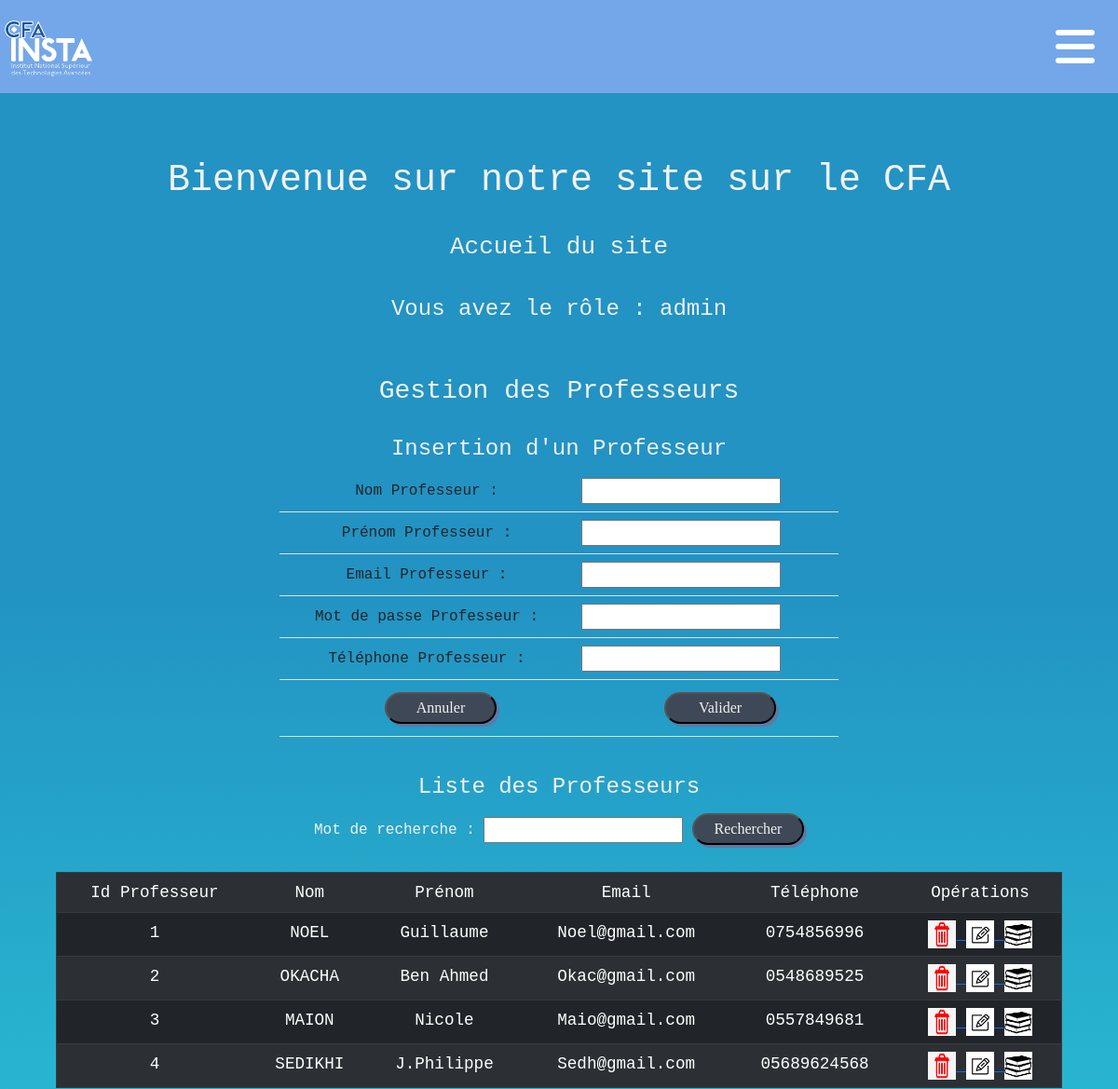
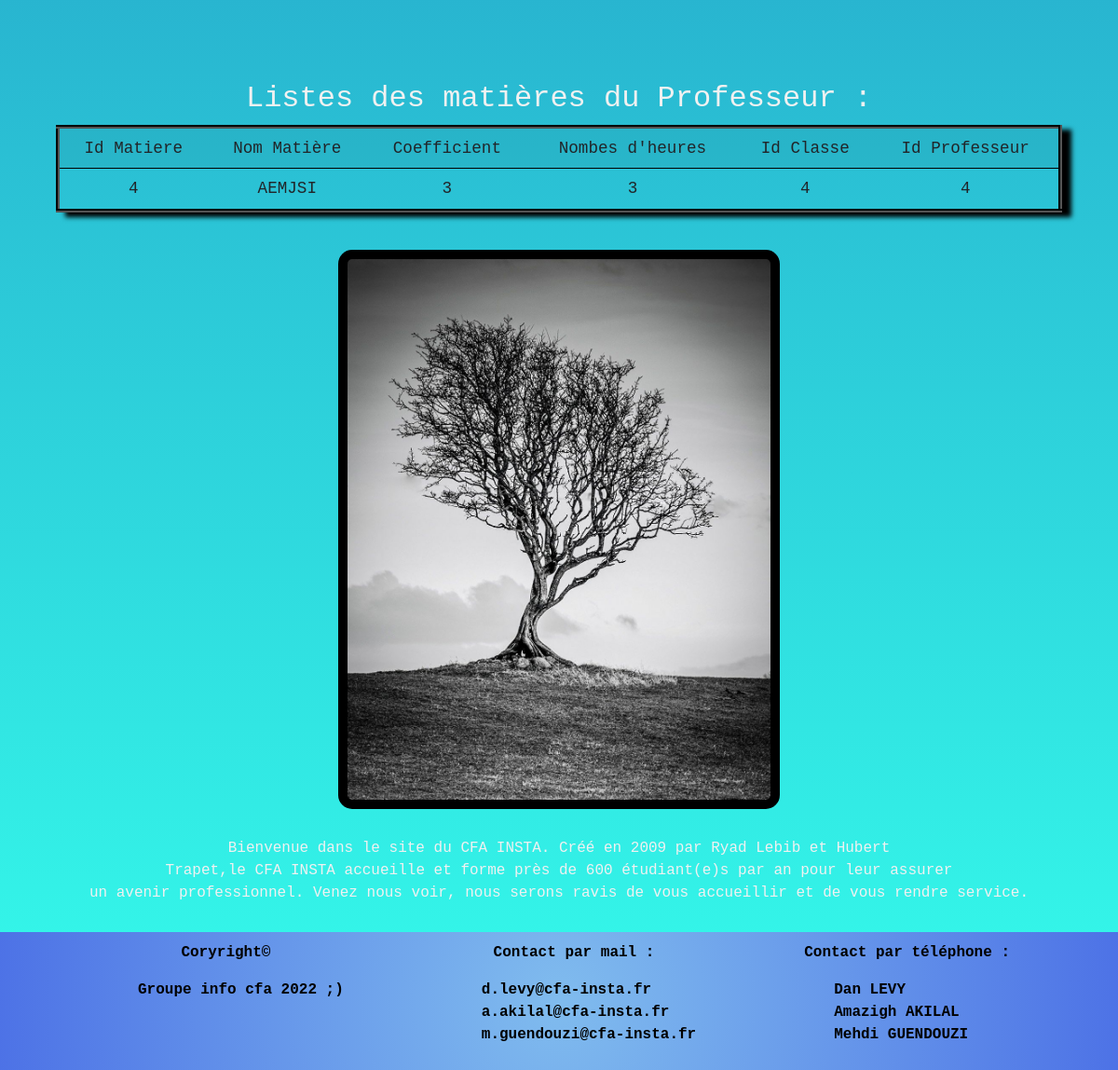
Page /home.php?page=1&action=matiere&idprofesseur=4 (signed in) on the committed database (2 pictures, top to bottom).
### tables this page shows
create table professeur(
    idprofesseur int(3) not null auto_increment,
    nom varchar(50) not null,
    prenom varchar(50) not null,
    email varchar(50) not null,
    mdp varchar(50) not null,
    tel varchar(50),
    primary key (idprofesseur)
);

create table matiere(
    idmatiere int(3) not null auto_increment,
    nomMatiere varchar(50) not null,
    coef int(2) not null,
    nbHeures int(3) not null,
    idclasse int(3) not null,
    idprofesseur int(3) not null,
    primary key (idmatiere),
    foreign key(idclasse) references classe(idclasse),
    foreign key(idprofesseur) references professeur(idprofesseur)
);

### fonctions/fonctions.php (called while the page is built, shortened)
<?php
     function connexion ()
     {
        $con = mysqli_connect("localhost", "root", "", "groupe_cfa_250");
         return $con;
     }
function selectAllProfesseurs (){
    $requete = "select * from professeur; ";
    $con = connexion();
    if ($con){
        $lesProfesseurs = mysqli_query($con, $requete);
    }
    else{
        return null;
    }
    return $lesProfesseurs;
}
function selectMatieresProfesseurs ($idprofesseur)
    {
        $requete = "select * from matiere where idprofesseur=".$idprofesseur;
        $con = connexion ();
        if ($con)
        {
            $lesMatieres = mysqli_query($con, $requete);
        }
        else
        {
           deconnexion($con);
        }
           return $lesMatieres;
    }
?>

### vues/vue_les_professeurs.php (the view, shortened to what this page needs)
<h4> Liste des Professeurs </h4>
<form method="post" action="">
    Mot de recherche :
    <input type="text" name="mot">
    <input class="boutonP" type="submit" name="Rechercher" value="Rechercher">
</form>
<br />
<div style="width: 90%">
    <table class="table table-hover table-striped table-dark table_inline_flex" border="1">
        <tr>
            <td class="text-center align-midlle"> Id Professeur</td>
            <td class="text-center align-midlle"> Nom</td>
            <td class="text-center align-midlle"> Prénom</td>
            <td class="text-center align-midlle"> Email</td>
            <td class="text-center align-midlle"> Téléphone</td>
            <td class="text-center align-midlle"> Opérations</td>
        </tr>
        <?php
        foreach ($lesProfesseurs as $unProfesseur) {
            echo "<tr>";
            echo "<td class='text-center align-midlle'>" . $unProfesseur['idprofesseur'] . "</td>";
            echo "<td class='text-center align-midlle'>" . $unProfesseur['nom'] . "</td>";
            echo "<td class='text-center align-midlle'>" . $unProfesseur['prenom'] . "</td>";
            echo "<td class='text-center align-midlle'>" . $unProfesseur['email'] . "</td>";
            echo "<td class='text-center align-midlle'>" . $unProfesseur['tel'] . "</td>";
            echo "<td class='text-center align-midlle'>";
             if(isset($_SESSION['email']) and $_SESSION['role'] == "admin"){
            echo "<a href='home.php?page=1&action=sup&idprofesseur=" . $unProfesseur['idprofesseur'] . "'>";
            echo "<img src = 'images/delete.png' height = '30' width = '30'> ";
            echo "</a>";
            echo "<a href='home.php?page=1&action=edit&idprofesseur=" . $unProfesseur['idprofesseur'] . "'>";
            echo "<img src = 'images/edit.png' height = '30' width = '30'> ";
            echo "</a>";
             }
            echo "<a href='home.php?page=1&action=matiere&idprofesseur=" . $unProfesseur['idprofesseur'] . "'>";
            echo "<img src = 'images/matiere.png' height = '30' width = '30' style='object-fit: cover;'> ";
            echo "</a>";
            echo "</td>";
            echo "</tr>";
        }
        ?>
    </table>
</div><br />

### vues/vue_les_matieres_professeurs.php
<div style="width: 90%;">
    <table class="table table-striped table-hover table_inline_flex" border="4" style="box-shadow: 10px 5px 5px black; border-color: black;">
        <tr>
            <td class="font-weight-bold text-center align-midlle"> Id Matiere</td>
            <td class="font-weight-bold text-center align-midlle"> Nom Matière</td>
            <td class="font-weight-bold text-center align-midlle"> Coefficient</td>
            <td class="font-weight-bold text-center align-midlle"> Nombes d'heures</td>
            <td class="font-weight-bold text-center align-midlle"> Id Classe</td>
            <td class="font-weight-bold text-center align-midlle"> Id Professeur</td>
        </tr>
        <?php
        foreach ($lesMatieres as $uneMatiere) {
            echo "<tr>";
            echo "<td class='font-weight-bold text-center align-middle'>" . $uneMatiere['idmatiere'] . "</td>";
            echo "<td class='font-weight-bold text-center align-middle'>" . $uneMatiere['nomMatiere'] . "</td>";
            echo "<td class='font-weight-bold text-center align-middle'>" . $uneMatiere['coef'] . "</td>";
            echo "<td class='font-weight-bold text-center align-middle'>" . $uneMatiere['nbHeures'] . "</td>";
            echo "<td class='font-weight-bold text-center align-middle'>" . $uneMatiere['idclasse'] . "</td>";
            echo "<td class='font-weight-bold text-center align-middle'>" . $uneMatiere['idprofesseur'] . "</td>";
            echo "</tr>";
        }
        ?>
    </table>
</div> <br />

### style1.css (style rules this page uses)
* { margin: 0; padding: 0; }
body { background: linear-gradient(180deg, rgba(34, 147, 195, 1) 27%, rgba(45, 253, 235, 0.9626225490196079) 100%); background-size: cover; color: #F1F1F1; background-repeat: no-repeat; font-family: 'Roboto Mono', monospace; min-width: 360px; height: 100%; }
@media all and (min-width: 1036px) { .table_inline_flex { margin-right: 50px; font-size: 1.1em; } }
.boutonP { margin: 5px 0; border-radius: 30px; font-family: fantasy; background-color: #3F4856; color: #F1F1F1; width: 120px; padding: 3px; box-shadow: 3px 3px #5D79A5; }

### rows in the picture
professeur: idprofesseur "1", nom "NOEL", prenom "Guillaume", email "Noel@gmail.com", tel "0754856996"
professeur: idprofesseur "2", nom "OKACHA", prenom "Ben Ahmed", email "Okac@gmail.com", tel "0548689525"
professeur: idprofesseur "3", nom "MAION", prenom "Nicole", email "Maio@gmail.com", tel "0557849681"
professeur: idprofesseur "4", nom "SEDIKHI", prenom "J.Philippe", email "Sedh@gmail.com", tel "05689624568"
matiere: idmatiere "4", nomMatiere "AEMJSI", coef "3", nbHeures "3", idclasse "4", idprofesseur "4"

### other values in the picture
$_SESSION['role'] "admin"
